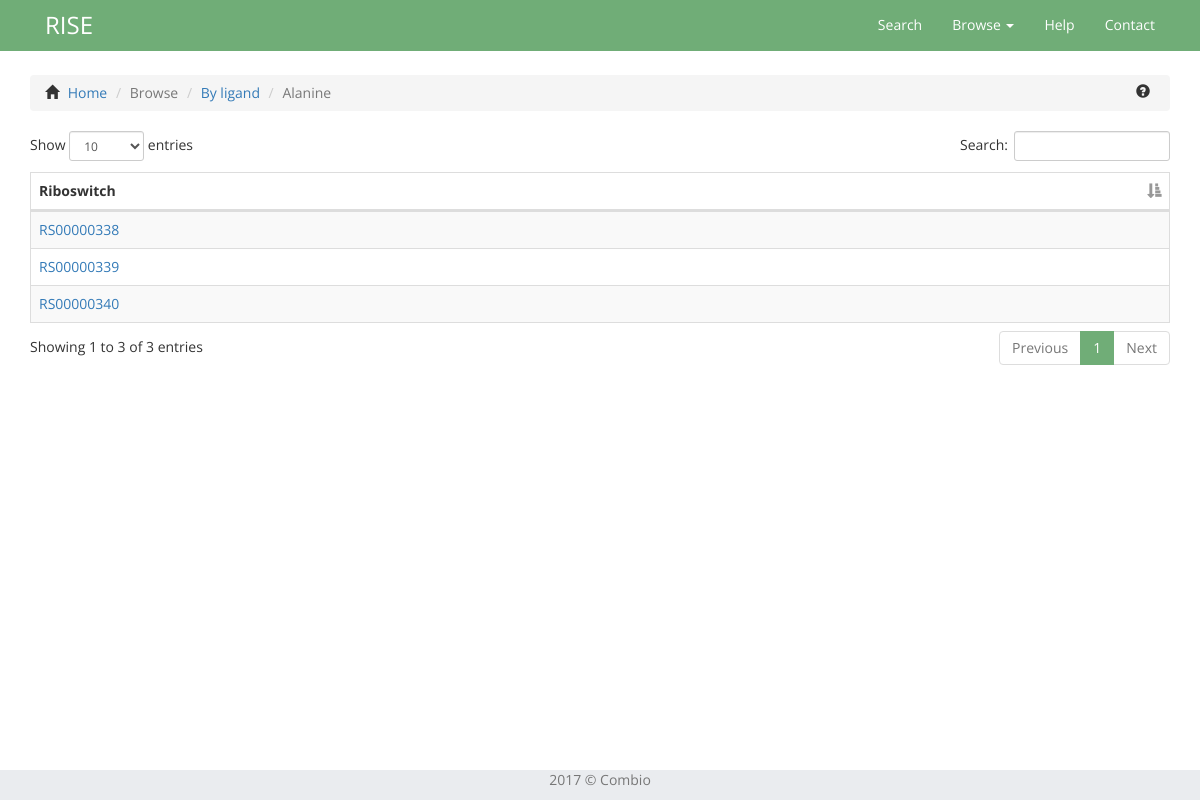
Before: /browser/ligand/Alanine/ with the older database file.
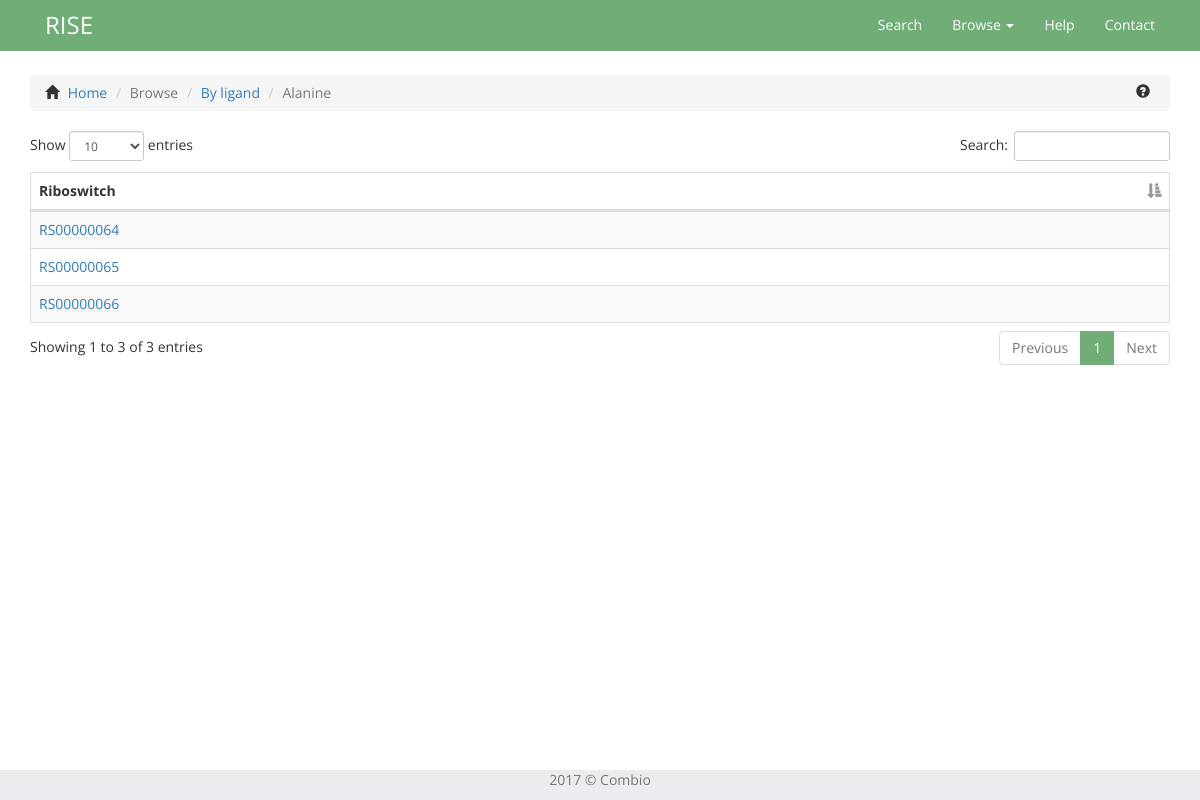
After: the same page with the newer database file.
### database/models.py (models this page shows, shortened)
class Record(models.Model):
	family = models.ForeignKey('RiboFamily', null = True)
	gene = models.OneToOneField('Gene', null = True, related_name = 'gene')
	genes_under_operon_regulation = models.ManyToManyField('Gene', related_name = 'operon_gene') # MANY TO MANY
	terminator = models.OneToOneField('Position', null = True, related_name = 'terminator')
	promoter = models.OneToOneField('Position', null = True, related_name = 'promoter')
	shinedalgarno = models.OneToOneField('Position', null = True, related_name = 'shinedalgarno')
	articles = models.ManyToManyField('Article', related_name = 'article') # MANY TO MANY
	sequence = models.TextField('sekwencja') # Wywalic?
	EFFECT_CHOICES = (
		('+', 'ACTIVATION'),
		('.', 'UNKNOWN'),
		('-', 'SILECING'),
	)
	effect = models.CharField(max_length = 1, choices = EFFECT_CHOICES, default = '.')
	MECHANISM_CHOICES = (
		('TRN', 'TRANSCRIPTION'),
		('TRL', 'TRANSLATION'),
		('UN', 'UNKNOWN'),
		('DG', 'DEGRADATION'),
	)
	mechanism = models.CharField(max_length = 3, choices = MECHANISM_CHOICES, default = 'UN')
	mechanism_confirmation = models.ForeignKey('Article', related_name = 'confirmation', null = True) # ZROBIĆ!
	def name(self):
		return "RS{}".format((str(self.id).zfill(8)))

### database/views.py (the view)
# urls.py: url(r'^browser/ligand/(?P<ligand_name>[A-Za-z]+)/$', views.ligand_details, name='ligand_details'),
def ligand_details(request, ligand_name):
    recordList = []
    name = ligand_name
    for e in Record.objects.all():
        if e.family != None:
            print(e.family.ribo_class.ligands.all())
            if ligand_name in str(e.family.ribo_class.ligands.all()):
                dic = {
                    'id': e.id,
                    'name': e.name,
                    'ligand': None,
                }
                dic['name'] = e.name if e.name != None else dic['name']
                dic['ligand'] = e.family.ribo_class.ligands.all()[0].name if e.family.ribo_class.ligands.all() != None else dic['ligand']
                recordList.append(dic.copy())
    context = {
        'recordList': recordList,
        'name': name,
    }
    return render(request, 'database/ligand_details.html', context)

### database/models.py (called while the page is built)
	def __str__(self):
		return self.name.title()

### database/templates/database/ligand_details.html (shortened to what this page needs)
{% extends 'database/base.html' %}
{% load static %}
{% block css_plugins %}
<link rel="stylesheet" type="text/css" href="{% static "database/plugins/datatables/styles/datatables.bootstrap.min.css" %}">
{% endblock %}
{% block content %}
	<div class="container">
		  <div class="bs-example">
		      <ul class="breadcrumb">
		      	<span class="glyphicon glyphicon-home"></span>
		          <li><a href="{% url 'database:index' %}">Home</a></li>
		          <li class="active">Browse</li>
		          <li><a href="{% url 'database:ligand_browser' %}">By ligand</a></li>
		          <li class="active">{{ name }}</li>
		          <span data-toggle="popover" class="glyphicon glyphicon-question-sign glyphicon-help pull-right" title="Browsing result page" data-content="On this page, you see all the riboswitches which are results of browsing." data-trigger="hover" data-placement="left"></span>
		      </ul>
		  </div>
			<div class="dataTables wrapper form-inline dt-bootstrap no-footer">
				<div class="col-xs-12" id="table_wrapper" >
					<table id="ligand-table" class="table table-striped table-bordered" cellspacing="0" width="100%">
						<thead>
							<tr>
								<th>Riboswitch</th>
							</tr>
						</thead>
							<tbody>
							{% for rr in recordList %}
								<tr role="row">
									<td><a href="{% url 'search:record' rr.name %}">{{ rr.name }}</a></td>
								</tr>
							{% endfor %}
							</tbody>
					</table>
				</div>
			</div>
		</div>
{% endblock %}

Changed rows visible on the page:
removed Record: name "RS00000338"
removed Record: name "RS00000339"
removed Record: name "RS00000340"
added Record: name "RS00000064"
added Record: name "RS00000065"
added Record: name "RS00000066"
